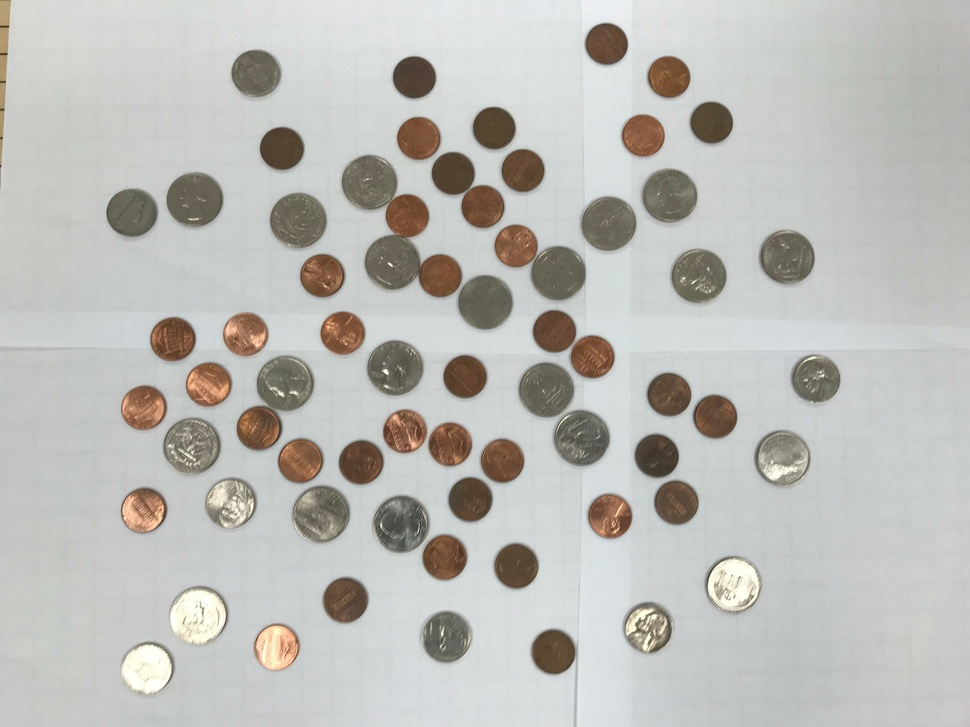
//> input picture OpenCVTest/coinsEasy3-2018__.jpg, 970 x 727 px, shrunk from 4032 x 3024 before the run
$ ./Project6 coinsEasy3-2018__.jpg   (built with g++ and OpenCV 4)
//> lines starting //> are read from the running program, lines starting //| are printed output that depends on the picture; after the words box and inside, x2 and y2 are one past the last pixel; in counts of white or black regions, pixels touching at a corner belong together
#include <stdio.h>
#include <iostream>
#include <opencv2/opencv.hpp>
#include <opencv2/highgui/highgui.hpp>

using namespace std;

using namespace cv;

int main(int argc, char** argv )
{
    if ( argc != 2 )
    {
        printf("usage: DisplayImage.out <Image_Path>\n");
        return -1;
    }

    Mat image = imread(argv[1], 1);
//> image is the input picture: 727 rows x 970 cols, CV_8UC3; mean B, G, R 184.3, 188.2, 188.7
    Mat grayImage, blurImage, cannyImage, dilateImage, erodeImage;
    if ( !image.data )
    {
        printf("No image data \n");
        return -1;
    }
    ////////////////////////// Basic Functions
    cvtColor(image, grayImage, COLOR_BGR2GRAY);
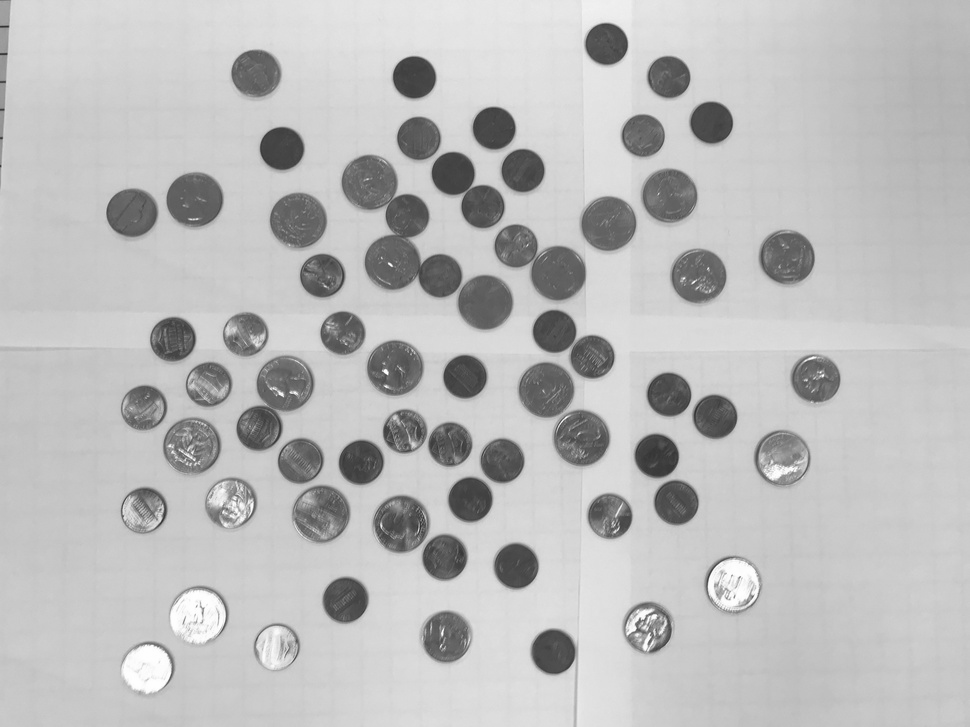
//> grayImage: 727 rows x 970 cols, CV_8UC1; min 44, max 255, mean 187.9
    GaussianBlur(grayImage, blurImage, Size(3,3), 0 ,0 );
    Canny(blurImage, cannyImage, 50, 100);
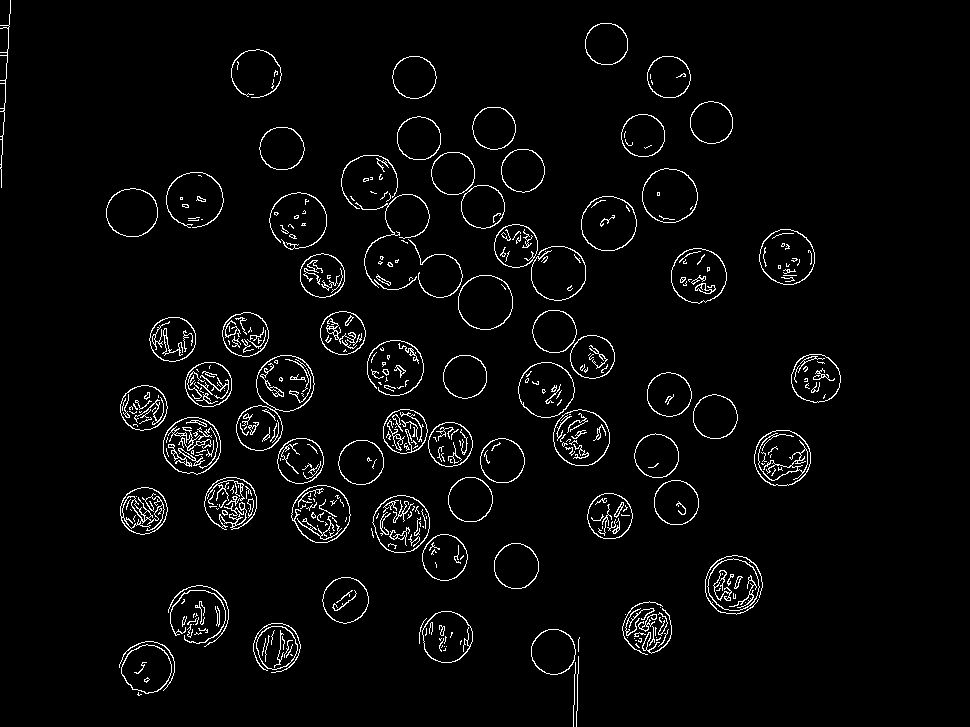
//> cannyImage: 727 rows x 970 cols, CV_8UC1; 3.3% white in thin lines or dots, all inside (x1, y1, x2, y2) = (0, 0, 841, 727)

    Mat kernel = getStructuringElement(MORPH_RECT, Size(3,3));
    dilate(cannyImage, dilateImage, kernel);
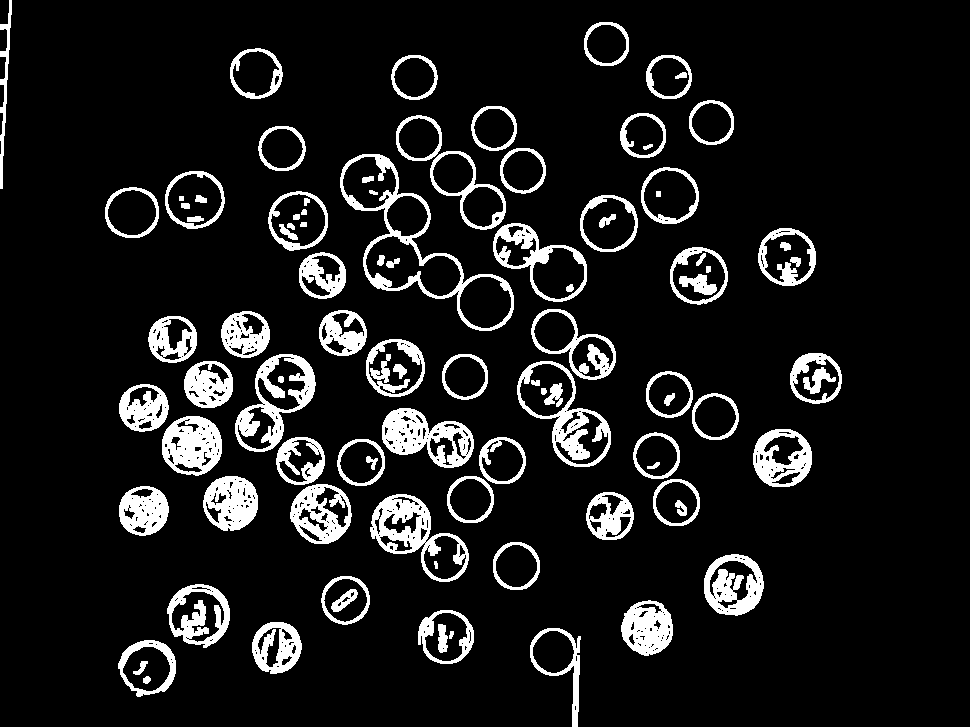
//> dilateImage: 727 rows x 970 cols, CV_8UC1; 10.2% white; 99 white regions, largest, box (x1, y1, x2, y2) and area: (340, 154, 514, 331) 3338, (370, 494, 469, 582) 2898, (382, 408, 474, 468) 2861
    erode(cannyImage, erodeImage, kernel);
//> erodeImage: 727 rows x 970 cols, CV_8UC1; every value is 0

    imshow("Original", image);
    imshow("grayImage", grayImage);
    imshow("Blurred", blurImage);
    imshow("Edge", cannyImage);
    imshow("Dilate", dilateImage);
    imshow("Erode", erodeImage);

    waitKey(0);
    return 0;
}

// Do later
